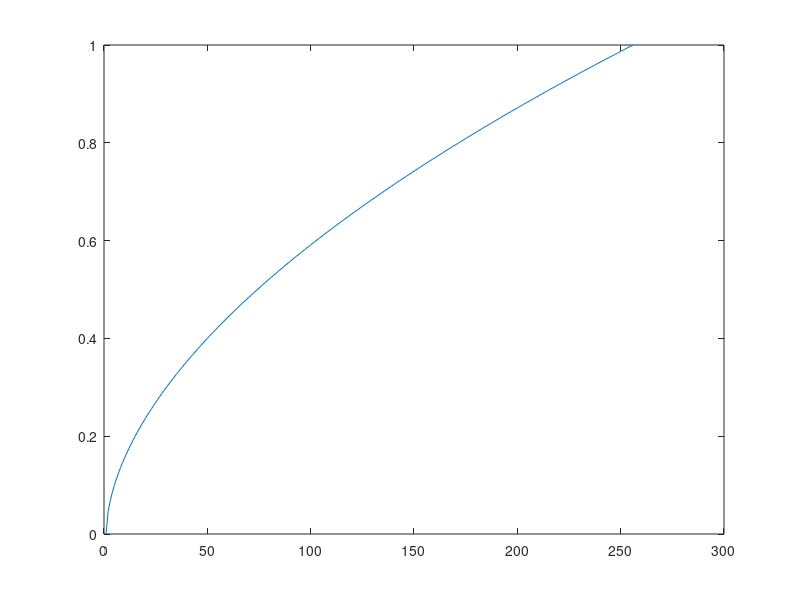

Recreate this plot in MATLAB.
% Make lookup table for PTB based on a given monitor gamma value
gamma = 1.8;
x = linspace(0,1,256)';
y = x.^(1/gamma);
LUT = [y y y];
plot(y)